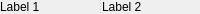
<?xml version="1.0" encoding="UTF-8"?>
<ui version="4.0">
 <class>Splitter</class>
 <widget class="QSplitter" name="Splitter">
  <widget class="QLabel" name="label">
   <property name="text">
	<string>Label 1</string>
   </property>
  </widget>
  <widget class="QLabel" name="label_2">
   <property name="text">
	<string>Label 2</string>
   </property>
  </widget>
 </widget>
 <resources/>
 <connections/>
</ui>
